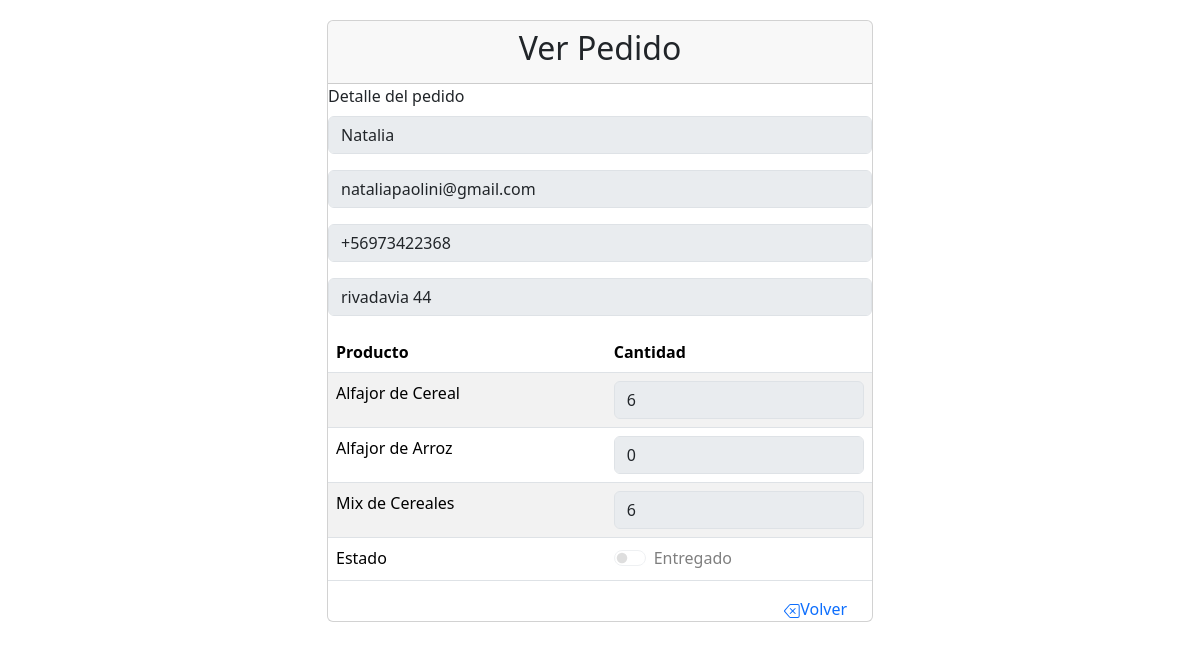
Page /TP3/php/detalle.php?id=2 on the committed database.
### tables this page shows
CREATE TABLE `pedidos` (
  `id_pedidos` int(11) UNSIGNED AUTO_INCREMENT PRIMARY KEY,
  `nombre` varchar(255) NOT NULL,
  `email` varchar(255) NOT NULL,
  `telefono` varchar(255) NOT NULL,
  `direccion` varchar(255) NOT NULL,
  `alf_cer` tinyint(4) NOT NULL DEFAULT 0,
  `alf_arr` tinyint(4) NOT NULL DEFAULT 0,
  `mix_cer` tinyint(4) NOT NULL DEFAULT 0,
  `fecha_ingreso` date NOT NULL DEFAULT current_timestamp(),
  `fecha_entregado` date DEFAULT NULL,
  `estado` varchar(15) NOT NULL DEFAULT 'INGRESADO'
);

### TP3/php/detalle.php (the view, shortened to what this page needs)
<?php
$resultado = [
  'error' => false,
  'mensaje' => ''
];
try {
  $id = $_GET['id'];
  $dsn = 'mysql:host=localhost;dbname=lisandro_tp3';
  $conexion = new PDO($dsn, "mysql", "", [PDO::ATTR_ERRMODE => PDO::ERRMODE_EXCEPTION]);
  $consulta = "SELECT * FROM pedidos WHERE id_pedidos=" . $id;
  $sentencia = $conexion->prepare($consulta);
  $sentencia->execute();
  $pedido = $sentencia->fetch(PDO::FETCH_ASSOC);
} catch(PDOException $error) {
  $resultado['error'] = true;
  $resultado['mensaje'] = $error->getMessage();
}
?>
<!DOCTYPE html>
<html lang="es">
<head>
  <link href="https://cdn.jsdelivr.net/npm/bootstrap@5.3.2/dist/css/bootstrap.min.css"
   rel="stylesheet"
>
</head>
<body>
<div class="container">
  <div class="row justify-content-center">
    <div class="col-md-6" style="margin-top: 20px;">
      <div class="card">
        <div class="card-header text-center">
            <h2 class="card-title">Ver Pedido</h2>
          </div>
            <label for="cliente" class="form-label">Detalle del pedido</label>
            <div class="mb-3">
              <input type="text" class="form-control" id="nombre" name="nombre"
                placeholder="Nombre" value="<?= $pedido['nombre'] ?>" disabled>
            </div>
            <div class="mb-3">
              <input type="email" class="form-control" id="email"  name="email"
               placeholder="Email" value="<?= $pedido['email'] ?>" disabled>
            </div>
            <div class="mb-3">
              <input type="tel" class="form-control" id="telefono" name="telefono"
               placeholder="Teléfono" value="<?= $pedido['telefono'] ?>" disabled>
            </div>
            <div class="mb-3">
              <input type="text" class="form-control" id="direccion" name="direccion"
               placeholder="Dirección" value="<?= $pedido['direccion'] ?>" disabled>
            </div>
            <table class="table table-striped" aria-describedby="mispedidos">
              <thead>
                <tr>
                  <th>Producto</th>
                  <th>Cantidad</th>
                </tr>
              </thead>
              <tbody>
                <tr>
                  <td>Alfajor de Cereal</td>
                  <td><input type="number" min="0" max="20" id="tabla-adc"
                   name="tabla-adc" class="form-control" placeholder="Cantidad"
                   value="<?= $pedido['alf_cer'] ?>" disabled></td>
                </tr>
                <tr>
                  <td>Alfajor de Arroz</td>
                  <td><input type="number" min="0" max="20" id="tabla-ada"
                   name="tabla-ada" class="form-control" placeholder="Cantidad"
                   value="<?= $pedido['alf_arr'] ?>" disabled></td>
                </tr>
                <tr>
                  <td>Mix de Cereales</td>
                  <td><input type="number" min="0" max="20" id="tabla-mdc"
                   name="tabla-mdc" class="form-control" placeholder="Cantidad"
                   value="<?= $pedido['mix_cer'] ?>" disabled></td>
                </tr>
                <tr>
                  <td>Estado</td>
                  <td>
                  <div class="form-check form-switch">
                    <input class="form-check-input" type="checkbox" id="EstadoSwitchCheck"
                    name="EstadoSwitchCheck" disabled <?php if ($pedido['estado'] == "ENTREGADO") {echo "checked";} ?>>
                    <label class="form-check-label" for="EstadoSwitchCheck">Entregado</label>
                  </div>
                  </td>
                </tr>
              </tbody>
            </table>
            <div class="d-flex justify-content-end" style="vertical-align: bottom;">
            <a href="index.php" class="text-decoration-none">
              Volver</a>&MediumSpace;&MediumSpace;&MediumSpace;&MediumSpace;&MediumSpace;&MediumSpace;&MediumSpace;
            </div>
        </div>
      </div>
    </div>
  </div>
</body>
</html>

### rows in the picture
pedidos: nombre "Natalia", email "nataliapaolini@gmail.com", telefono "+56973422368", direccion "rivadavia 44", tabla-adc "6", tabla-ada "0", tabla-mdc "6"
